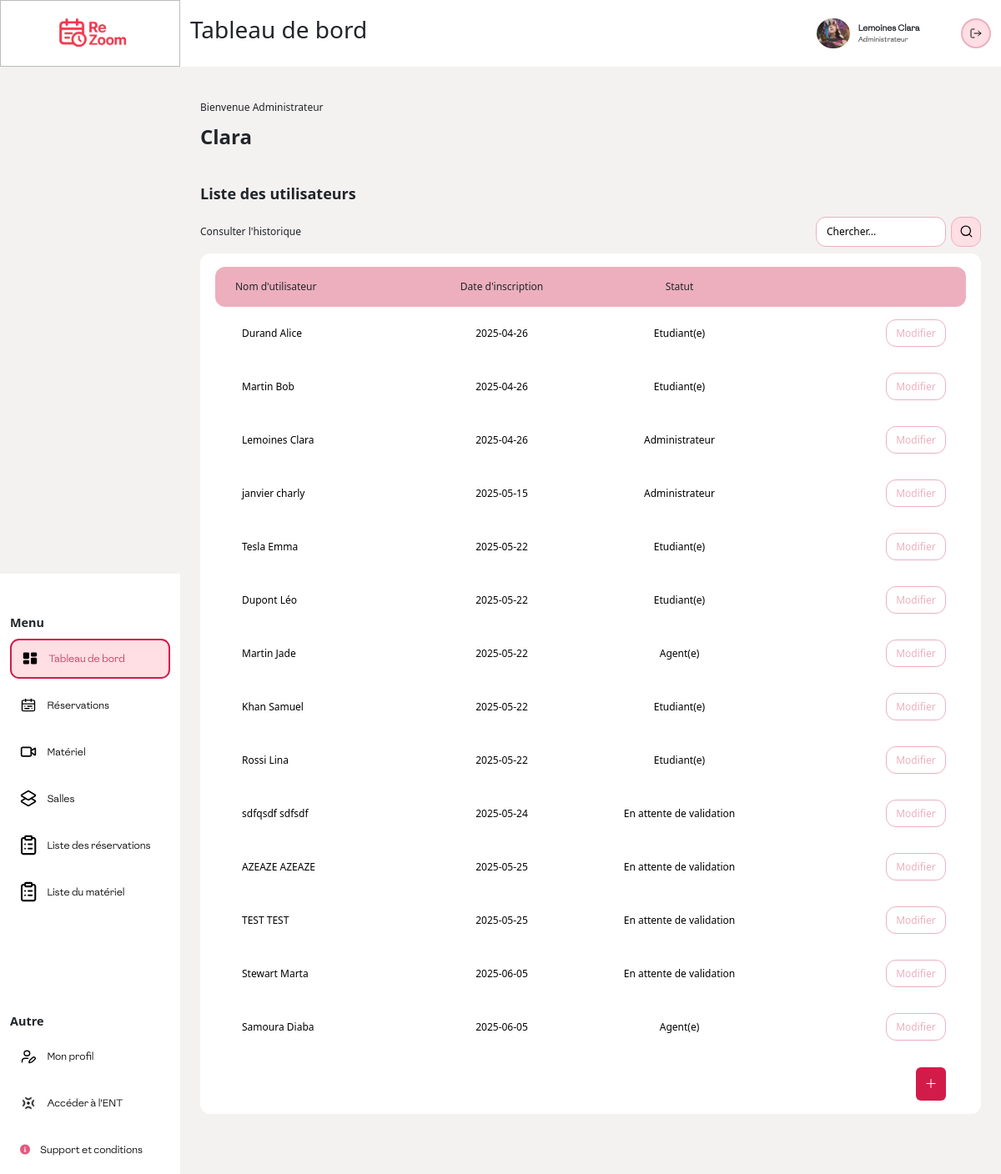
The app's page /PHP/index.php (signed in) with its own data.
### tables this page shows
CREATE TABLE `user_` (
  `id` int(11) NOT NULL,
  `email` varchar(50) DEFAULT NULL,
  `pseudo` varchar(50) DEFAULT NULL,
  `nom` varchar(50) DEFAULT NULL,
  `prenom` varchar(50) DEFAULT NULL,
  `Date_de_naissance` date DEFAULT NULL,
  `adresse` varchar(50) DEFAULT NULL,
  `mot_de_passe` varchar(100) DEFAULT NULL,
  `avatar` varchar(50) DEFAULT NULL,
  `date_inscription` date DEFAULT current_timestamp(),
  `valable` tinyint(1) DEFAULT 0,
  `telephone` int(10) DEFAULT NULL
);

### PHPpure/connexion.php (called while the page is built, shortened)
<?php
function getUserRole($idUser, $pdo)
{
    $query = $pdo->prepare('SELECT id FROM administrateur WHERE id = ?');
    $query->execute([$idUser]);
    if ($query->fetch()) {
        return 'Administrateur';
    }
    $query = $pdo->prepare('SELECT id FROM enseignant WHERE id = ?');
    $query->execute([$idUser]);
    $query = $pdo->prepare('SELECT id FROM etudiant WHERE id = ?');
    $query->execute([$idUser]);
    if ($query->fetch()) {
        return 'Etudiant(e)';
    }
    $query = $pdo->prepare('SELECT id FROM agent WHERE id = ?');
    $query->execute([$idUser]);
    if ($query->fetch()) {
        return 'Agent(e)';
    }
    return 'Non Defini';
}

### PHP/index_admin.php (the view, shortened to what this page needs)
<section class="top">
    <p>Bienvenue <?php echo $_SESSION['user']['role'] ?></p>
    <p><?php echo $_SESSION['user']['prenom'] ?></p>
</section>
<section class="reservation">
    <h2>Liste des utilisateurs</h2>
    <div class="search">
        <p>Consulter l'historique</p>
        <div class="searchContainer">
            <input type="search" name="search" id="inputSearch" placeholder="Chercher..." />
            <button id="buttonSearch">
                <img src="../res/search.svg" alt="" />
            </button>
        </div>
    </div>
    <section class="table mb-5">
        <article class="header_Table">
            <p>Nom d'utilisateur</p>
            <p>Date d'inscription</p>
            <p>Statut</p>
        </article>
        <article class="body_Table">
            <?php
            require_once('../PHPpure/connexion.php');
            $sql = "SELECT * FROM user_";
            $stmt = $pdo->query($sql);
            while ($row = $stmt->fetch(PDO::FETCH_ASSOC)) {
                echo '
                <div class="line" >
                    <p>' . htmlspecialchars($row['nom']) . ' ' . htmlspecialchars($row['prenom']) . '</p>
                    <p>' . htmlspecialchars($row['date_inscription']) . '</p>
                    <p>' . statusUser($row['id'], $pdo) . '</p>
                    <button
                        class="modifier"
                        onclick="openModifPopup(
                            \'' . $row['id'] . '\',
                            \'' . $row['nom'] . '\',
                            \'' . $row['prenom'] . '\',
                            \'' . $row['email'] . '\',
                            \'' . $row['telephone'] . '\',
                            \'' . statusUser($row['id'], $pdo) . '\',
                            \'' . $row['valable'] . '\'
                        )">
                    </button>
                </div>';
            }
            ?>
        </article>
        <button class="add" id="addUser"><img src="../res/add.svg" alt="plus"></button>
    </section>
</section>
<?php
require_once('../PHPpure/connexion.php');
function statusUser($id, $pdo)
{
    $sql = "SELECT valable FROM user_ WHERE id = :id";
    $stmt = $pdo->prepare($sql);
    $stmt->bindParam(':id', $id, PDO::PARAM_INT);
    $stmt->execute();
    $result = $stmt->fetch(PDO::FETCH_ASSOC);
    if ($result) {
        if ($result['valable'] == 1) {
            return getUserRole($id, $pdo);
        } else {
            return 'En attente de validation';
        }
    } else {
        return 'Utilisateur introuvable';
    }
}
?>

### PHP/index.php (shortened to what this page needs)
<!DOCTYPE html>
<html lang="fr-FR">
<head>
    <link href="https://cdn.jsdelivr.net/npm/bootstrap@5.3.6/dist/css/bootstrap.min.css" rel="stylesheet"
>
    <link rel="stylesheet" href="../CSS/style.css" />
    <link rel="stylesheet" href="../CSS/index.css" />
    <link rel="stylesheet" href="../CSS/header.css" />
</head>
<body>
    <?php
    include("header.php");
    include("aside.php");
    ?>
    <main>
        <?php
        if (isset($_SESSION['user'])) {
            if ($_SESSION['user']['role'] == "Etudiant(e)") {
                include("index_etudiant.php");
            } else if ($_SESSION['user']['role'] == "Enseignant(e)") {
                include("index_enseignant.php");
            } else if ($_SESSION['user']['role'] == "Agent(e)") {
                include("index_agent.php");
            } else if ($_SESSION['user']['role'] == "Administrateur") {
                include("index_admin.php");
            }
        }
        ?>
    </main>
</body>
</html>

### PHP/header.php (shortened to what this page needs)
<header class="header">
    <div class="logo">
        <img src="../IMG/logo.png" alt="">
    </div>
    <div class="container-fluid d-flex justify-content-between align-items-center">
        <?php
        $filename = pathinfo($_SERVER['PHP_SELF'], PATHINFO_FILENAME);
        switch ($filename) {
            case 'index':
                echo '<h1 class="fs-3 fs-md-1">Tableau de bord</h1>';
                break;
        }
        ?>
        <div class="profilXlogout">
            <div class="profil">
                <div class="imgProfilContainer">
                    <img src="
                        <?php
                        if (isset($_SESSION['user']['profil'])) {
                            if ($_SESSION['user']['profil'] != "none") {
                                echo $_SESSION['user']['profil'];
                            } else {
                                echo "../uploads/default.png";
                            }
                        }
                        ?>" onclick="location.href = 'profil.php'" alt="" class="imgProfil" />
                </div>
                <div class="nomRole">
                    <p>
                        <?php
                        if (isset($_SESSION['user'])) {
                            echo $_SESSION['user']['nom'] . ' ' . $_SESSION['user']['prenom'];
                        }
                        ?></p>
                    <p><?php echo $_SESSION['user']['role']; ?></p>
                </div>
            </div>
            <button class="logout" onclick="location.href = '../PHPpure/logout.php'">
                <img src="../res/logout.svg" alt="" />
            </button>
        </div>
    </div>
</header>

### PHP/aside.php (shortened to what this page needs)
<?php
$current_page = pathinfo($_SERVER['PHP_SELF'], PATHINFO_FILENAME);
?>
<link rel="stylesheet" href="https://cdnjs.cloudflare.com/ajax/libs/font-awesome/6.0.0-beta3/css/all.min.css" />
<aside class="d-flex flex-column justify-content-between">
    <article class="menu">
        <p>Menu</p>
        <nav>
            <ul class="">
                <li>
                    <a href="index.php" id="index" <?php echo ($current_page === 'index') ? 'class="active"' : ''; ?>>
                        <img src="../res/tableaudebord.svg" alt="" />
                        Tableau de bord
                    </a>
                </li>
                <li>
                    <a href="reservation.php" id="reservation"
                        <?php echo ($current_page === 'reservation') ? 'class="active"' : ''; ?>>
                        <img src="../res/reservation.svg" alt="" />
                        <?php
                        if (isset($_SESSION['user']['role'])) {
                            if ($_SESSION['user']['role'] == 'Etudiant(e)') {
                                echo 'Mes réservations';
                            } else {
                                echo 'Réservations';
                            }
                        }
                        ?>
                    </a>
                </li>
                <?php
                if ($_SESSION['user']['role'] != 'Agent(e)') {
                ?>
                    <li>
                        <a href="materiels.php" id="materiel"
                            <?php echo ($current_page === 'materiels') ? 'class="active"' : ''; ?>>
                            <img src="../res/materiel.svg" alt="" />
                            Matériel
                        </a>
                    </li>
                    <li>
                        <a href="salles.php" id="salles"
                            <?php echo ($current_page === 'salles' || $current_page === 'reservation_salle') ? 'class="active"' : ''; ?>>
                            <img src="../res/salles.svg" alt="" />
                            Salles
                        </a>
                    </li>
                <?php
                }
                ?>
                <?php
                if ($_SESSION['user']['role'] == 'Administrateur') {
                ?>
                    <li>
                        <a href="listeDesReservations.php" id="accepter_reservation"
                            <?php echo ($current_page === 'listeDesReservations') ? 'class="active"' : ''; ?>>
                            <img src="../res/liste_rsrv.svg" alt="" />
                            Liste des réservations
                        </a>
                    </li>
                    <li>
                        <a href="listeDuMateriel.php" id="accepter_materiel"
                            <?php echo ($current_page === 'listeDuMateriel') ? 'class="active"' : ''; ?>>
                            <img src="../res/liste_rsrv.svg" alt="" />
                            Liste du matériel
                        </a>
                    </li>
                <?php
                }
                ?>
            </ul>
        </nav>
    </article>
    <article class="autre menu">
        <p>Autre</p>
        <nav>
            <ul>
                <li>
                    <a href="profil.php" id="profil"
                        <?php echo ($current_page === 'profil') ? 'class="active"' : ''; ?>>
                        <img src="../res/profil.svg" alt="" />
                        Mon profil
                    </a>
                </li>
                <?php
                if ($_SESSION['user']['role'] != 'Agent(e)') {
                ?>
                    <li>
                        <a href="https://intranet-edu.univ-eiffel.fr/ent" id="ent">
                            <img src="../res/univ.svg" alt="" />
                            Accéder à l'ENT
                        </a>
                    </li>
                <?php
                }
                ?>
                <li>
                    <a href="support_conditions.php" id="support" <?php echo ($current_page === 'support_conditions') ? 'class="active"' : ''; ?>>
                        <i class="fa fa-info-circle" style="color:#e4587d;" aria-hidden="true" title="Info"></i>
                        Support et conditions
                    </a>
                </li>
            </ul>
        </nav>
    </article>
</aside>

### CSS/style.css (style rules this page uses)
* { margin: 0; padding: 0; box-sizing: border-box; }
body { background-color: #f4f1f1 !important; }
main { display: flex; flex-direction: column; justify-content: start; align-items: start; padding: 15vh 2vw 2vw 20vw; width: 100%; height: 100%; gap: 5vh; position: relative; }
:root { --background-color: #f4f1f1; --primary-color: #e4587d; --secondary-color: #f4f1f1; --tertiary-color: #edafbe; --gray-color: #979797; --black-color: #000000; --white-color: #ffffff; }

### CSS/index.css (style rules this page uses)
main { display: flex; flex-direction: column; justify-content: start; align-items: start; padding: 15vh 2vw 2vw 20vw; width: 100%; height: 100%; gap: 5vh; }
main .top { display: flex; justify-content: start; flex-direction: column; width: 100%; gap: 1vh; }
main .top p:first-child { font-size: 1vw; font-weight: light; }
main .top p:nth-child(2) { font-size: 2vw; font-weight: bold; }
main .reservation { display: flex; justify-content: start; flex-direction: column; width: 100%; gap: 1vh; }
main .reservation h2 { font-size: 1.5vw; font-weight: bold; }
.search { display: flex; justify-content: space-between; align-items: center; }
.search p { font-size: 1vw; }
.search .searchContainer { display: flex; justify-content: start; gap: 0.5vw; }
.search .searchContainer input { width: 13vw; height: 3vw; background-color: white; border: none; border-radius: 1cqi; font-size: 1vw; border: 0.15vw solid #edafbe; padding: 0 1vw; display: flex; justify-content: center; align-items: center; }
.searchContainer input::placeholder { font-size: 1vw; color: black; }
.searchContainer button { width: 3vw; height: 3vw; background-color: #ffdee4; border: 0.15vw solid #edafbe; border-radius: 1cqi; font-size: 1vw; display: flex; justify-content: center; align-items: center; }
.searchContainer button img { width: 50%; height: auto; object-fit: contain; }
.table { width: 100%; background-color: white; border-radius: 1vw; padding: 2vh 1.5vw; display: flex; justify-content: center; flex-direction: column; gap: 1vh; }
.table .header_Table { background-color: #edafbe; display: grid; grid-template-columns: repeat(4, 1fr); align-items: center; height: 6vh; border-radius: 1vw; width: 100%; padding: 0 2vw; }
.table .header_Table p { font-size: 1vw; }
.table .header_Table p:nth-child(2), .table .header_Table p:nth-child(3), .table .header_Table p:nth-child(4) { margin: 0 auto; }
.table .body_Table { display: flex; justify-content: space-between; align-items: center; flex-direction: column; height: auto; width: 100%; border-radius: 1vw; padding: 0 2vw; gap: 2vh; }
.table .body_Table .line { display: grid; grid-template-columns: repeat(4, 1fr); height: 6vh; width: 100%; border-radius: 1vw; }
.table .body_Table .line p:nth-child(1) { margin: auto 0; }
.table .body_Table .line p:nth-child(2), .table .body_Table .line p:nth-child(3), .table .body_Table .line p:nth-child(4) { margin: auto; }
.table .body_Table .line p { font-size: 1vw; }
.table .body_Table .line button { display: flex; justify-content: center; align-items: center; margin: auto 0 auto auto; width: 6vw; height: 2.7vw; background-color: transparent; border: 0.15vw solid #edafbe; border-radius: 1vw; font-size: 0.7vw; transition: all 0.2s ease-in-out; }
.table .body_Table .line button.modifier { color: #edafbe; border: 0.15vw solid #edafbe; font-size: 1vw; }
.table .body_Table .line button.modifier::after { content: "Modifier"; }
.add { display: flex; justify-content: center; align-items: center; width: 3vw; height: 5vh; border: none; background-color: #d31b4a; border-radius: 0.5vw; margin: 2vh 2vw 0 auto; }
.add img { width: 50%; height: auto; object-fit: contain; }

### records on screen
user_: nom "Durand", prenom "Alice", date_inscription "2025-04-26", statusUser($row['id'], $pdo) "Etudiant(e)"
user_: nom "Martin", prenom "Bob", date_inscription "2025-04-26", id "Etudiant(e)"
user_: nom "Lemoines", prenom "Clara", date_inscription "2025-04-26", id "Administrateur"
user_: nom "janvier", prenom "charly", date_inscription "2025-05-15", id "Administrateur"
user_: nom "Tesla", prenom "Emma", date_inscription "2025-05-22", id "Etudiant(e)"
user_: nom "Dupont", prenom "Léo", date_inscription "2025-05-22", id "Etudiant(e)"
user_: nom "Martin", prenom "Jade", date_inscription "2025-05-22", id "Agent(e)"
user_: nom "Khan", prenom "Samuel", date_inscription "2025-05-22", id "Etudiant(e)"
user_: nom "Rossi", prenom "Lina", date_inscription "2025-05-22", id "Etudiant(e)"
user_: nom "sdfqsdf", prenom "sdfsdf", date_inscription "2025-05-24", statusUser($row['id'], $pdo) "En attente de validation"
user_: nom "AZEAZE", prenom "AZEAZE", date_inscription "2025-05-25", statusUser($row['id'], $pdo) "En attente de validation"
user_: nom "TEST", prenom "TEST", date_inscription "2025-05-25", statusUser($row['id'], $pdo) "En attente de validation"
user_: nom "Stewart", prenom "Marta", date_inscription "2025-06-05", statusUser($row['id'], $pdo) "En attente de validation"
user_: nom "Samoura", prenom "Diaba", date_inscription "2025-06-05", id "Agent(e)"

### other values on screen
$_SESSION['user']['nom'] "Lemoines"
$_SESSION['user']['prenom'] "Clara"
$_SESSION['user']['role'] "Administrateur"
